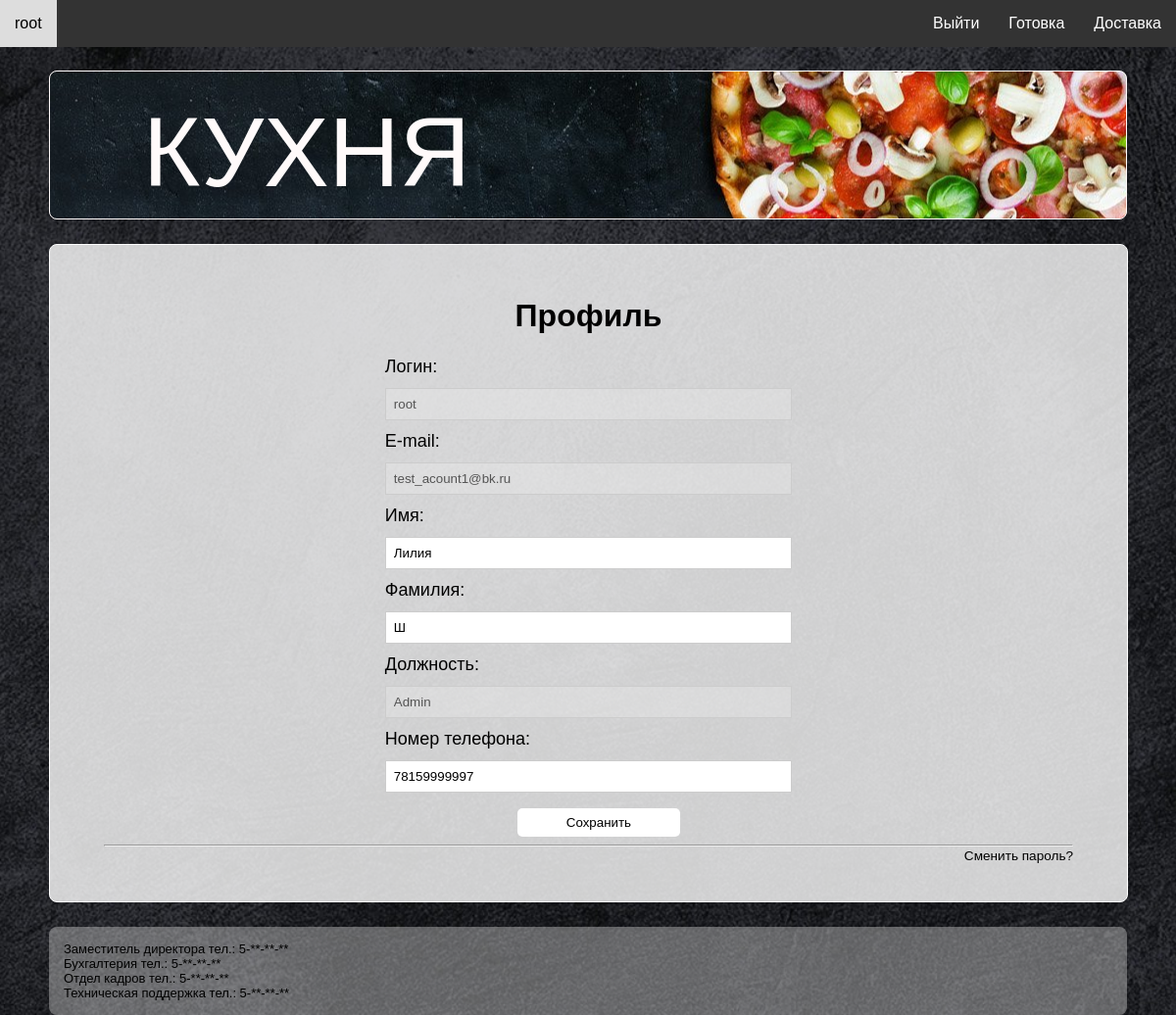
Screenshot of /profile_employee/ (signed in) with the database file from the repository.
### users_employee/models.py (models this page shows, shortened)
class UserEmployee(AbstractUser):
    class Positions(models.TextChoices):
        DIRECTOR = 'Director'
        COOK = 'Cook'
        DELIVERER = 'Deliverer'
        ADMIN = 'Admin'
    phone = models.CharField(max_length=35, verbose_name='Телефон', null=True, blank=True)
    position = models.CharField(max_length=30, verbose_name='Должность', null=True, blank=True,
                                choices=Positions.choices, default=Positions.COOK)
    class Meta:
        verbose_name = 'Сотрудник'
        verbose_name_plural = 'Сотрудники'
        ordering = ('last_name',)

### users_employee/views.py (the view, shortened to what this page needs)
# urls.py: path('profile_employee/', views.ProfileUser.as_view(), name='profile_employee'), #http://127.0.0.1:8000/profile_employee/
class ProfileUser(LoginRequiredMixin, UpdateView):
    model = get_user_model()
    form_class = ProfileUserEmployeeForm
    template_name = 'users_employee/profile_employee.html'
    extra_context = {'title': "Профиль сотрудника"}
    def get_object(self, queryset=None):
        return self.request.user

### users_employee/forms.py
class ProfileUserEmployeeForm(forms.ModelForm):
    username = forms.CharField(disabled=True, label='Логин', widget=forms.TextInput(attrs={'class': 'form-input'}))
    email = forms.CharField(disabled=True, label='E-mail', widget=forms.TextInput(attrs={'class': 'form-input'}))
    position = forms.CharField(disabled=True, label='Должность', widget=forms.TextInput(attrs={'class': 'form-input'}))
    class Meta:
        model = get_user_model()
        fields = ['username', 'email', 'first_name', 'last_name', 'position', 'phone']
        labels = {'first_name': 'Имя',
                  'last_name': 'Фамилия',
                  'position': 'Должность',
                  'phone': 'Номер телефона',
                  }

### users_employee/context_processors.py (called while the page is built)
def get_context(request):
    return {'mainmenu': menu}

### users_employee/templates/users_employee/profile_employee.html (shortened to what this page needs)
{% extends 'base.html' %}
{% load static %}
{% block content %}
<div class="section">
  <h1>Профиль</h1>
  <form method='post'>
    <div class="auth_popup">
      {% for f in form %}
      <p><label class="form-label" for="{{ f.id_for_label }}">{{f.label}}: </label>{{f}}
      {% endfor %}
      <p><button type="submit" style="width: 40%">Сохранить</button></p>
    </div>
  </form>
    <hr>
    <span class="psw"><a href="{% url 'users_employee:password_change' %}">Сменить пароль?</a></span>
</div>
{% endblock %}

### templates/base.html (shortened to what this page needs)
<!DOCTYPE html>
{% load static %}
<html lang="en">
<head>
    <link type="text/css" href="{% static 'restaurant/css/style.css' %}" rel="stylesheet">
    <link type="text/css" href="{% static 'restaurant/css/styleoauth.css' %}" rel="stylesheet">
    <link type="text/css" href="{% static 'restaurant/css/styletable.css' %}" rel="stylesheet">
</head>
<body>
  <div class="topnav">
    <div>
    {% for m in mainmenu %}
      <a href="{% url m.url_name %}">{{ m.title }}</a>
    {% endfor%}
    </div>
    <div>
    {% if user.is_authenticated %}
      <a href="{% url 'users_employee:logout' %}">Выйти</a>
      <p class="last"> <a href="{% url 'users_employee:profile_employee' %}">{{user.username}}</a></p>
    {% endif %}
    </div>
  </div>
  <div class="wrapper">
    <div class="page">
      <div class="header">
        <div class="header_text">КУХНЯ</div>
      </div>
      <div class="content" >
        {% block content %} {% endblock %}
      </div>
    </div>
    <div class="footer">
      <p> Заместитель директора тел.: 5-**-**-**
      <p> Бухгалтерия тел.: 5-**-**-**
      <p> Отдел кадров тел.: 5-**-**-**
      <p> Техническая поддержка тел.: 5-**-**-**
    </div>
  </div>
</body>
</html>

### static/restaurant/css/style.css (style rules this page uses)
* { margin: 0; padding: 0; }
html, body { background-image: url('../images/back.jpg'); background-repeat: no-repeat; background-position: center center; background-attachment: fixed; -moz-background-size: cover; -o-background-size: cover; background-size: cover; width: 100%; height: 100%; font-family: Arial, Helvetica, sans-serif; }
.topnav { background-color: #333; position: fixed; top: 0; width: 100%; transition: top 0.3s; }
.topnav a { float: right; display: block; color: white; text-align: center; padding: 15px; text-decoration: none; }
.topnav p { float: left; }
.wrapper { height: 100%; max-width: 1100px; margin: 0 auto; }
.page { margin-top: 6.5%; min-height: 100%; padding-bottom: 90px; box-sizing: border-box; }
.header { max-width: 1100px; height: 150px; background: #fff url('../images/header.jpg') no-repeat center; border: 1px solid snow; border-radius: 8px; }
.header_text { padding-top: 25px; padding-left: 95px; width: 400px; font-family: "Monotype Corsiva", Tahoma, Arial; color: snow; font-size: 100px; }
.content { margin-bottom: 25px; margin-top: 25px; width: 1099px; height: 670px; border: 1px solid white; background: rgba(255, 255, 255, 0.8); border-radius: 8px; }
.section { display: flex; flex-direction: column; justify-content: space-evenly; align-items: stretch; padding: 5%; }
.section h1 { text-align: center; color: black; font-family: Arial, Helvetica, sans-serif; }
.section form { padding-top: 2%; line-height: 1.5; font-size: 18px; }
.footer { height: 90px; margin-top: -90px; box-sizing: border-box; border-radius: 8px; background: rgba(204, 204, 204, 0.43); padding: 15px; color: black; font-size: 13px; font-family: sans-serif; text-align: left; }

### static/restaurant/css/styleoauth.css (style rules this page uses)
label { display: inline-block; min-width: 150px; vertical-align: top; }
.auth_popup input[type=text], input[type=password], input[type=email] { width: 100%; padding: 8px 8px; margin: 8px 0; display: inline-block; border: 1px solid #ccc; box-sizing: border-box; }
.auth_popup button { background-color: white; border-radius: 5px;; color: black; padding: 7px 20px; margin: 8px 32.5%; border: none; cursor: pointer; width: 34%; }
.auth_popup p { margin-left: 29%; margin-right: 29%; }
.psw { text-align: right; }
.psw a { text-decoration: none; color: black; font-size: 85%; }

### rows the page displays
UserEmployee: username "root", form "root" "test_acount1@bk.ru" "Лилия" "Ш" "Admin" "78159999997"

### other values shown
{{ m.title }} "Доставка" "Готовка"
{{ f.label }} "Логин" "E-mail" "Имя" "Фамилия" "Должность" "Номер телефона"
